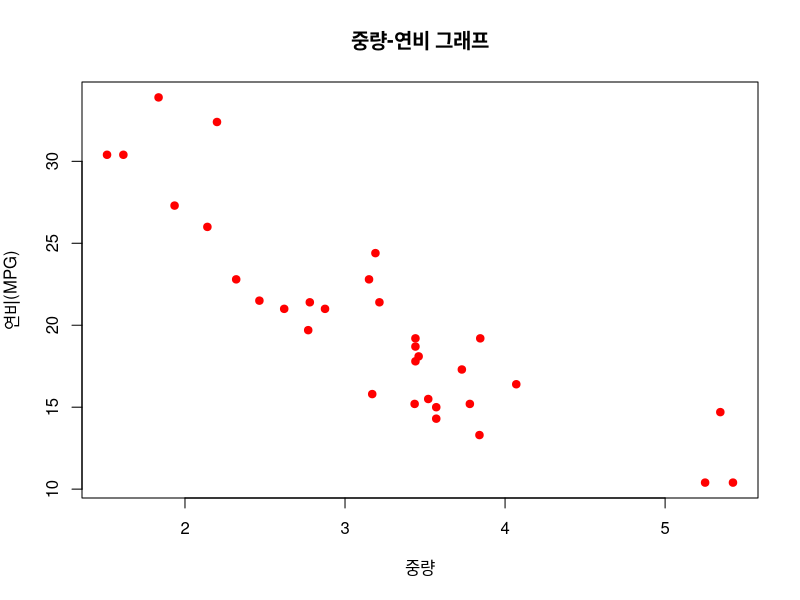
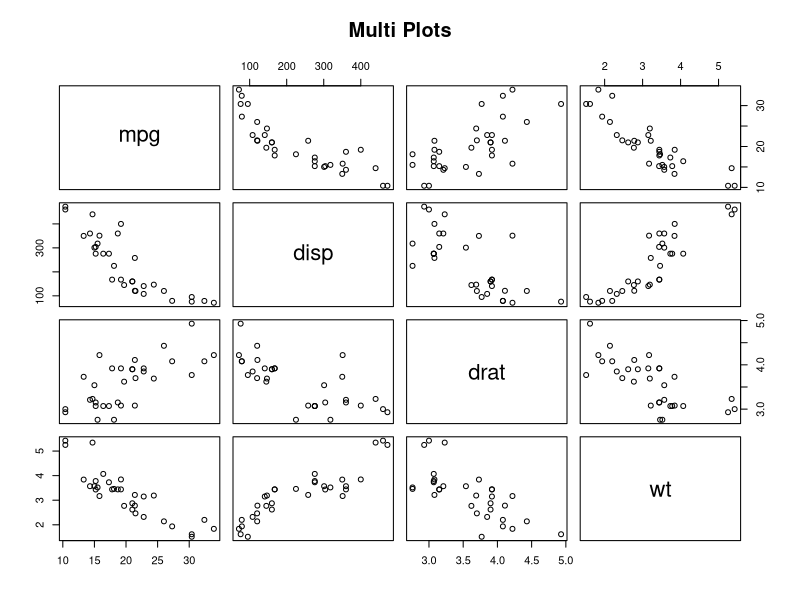
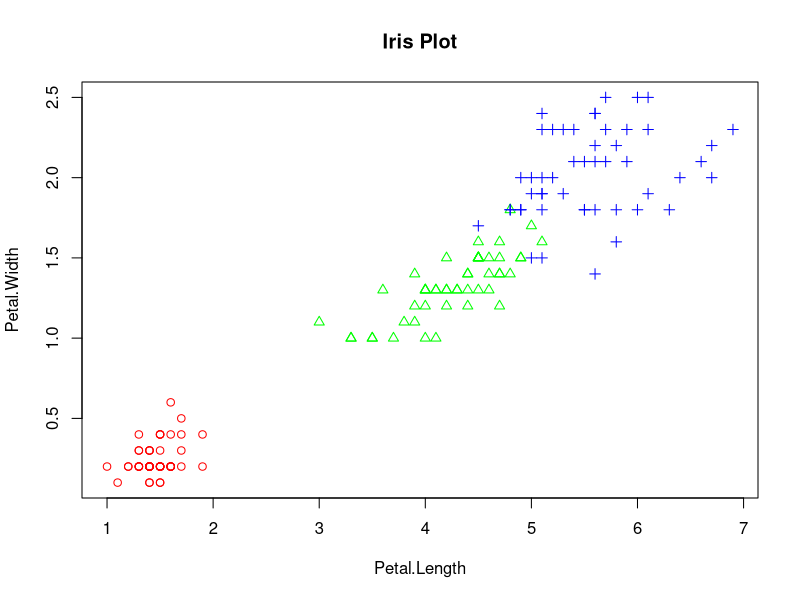
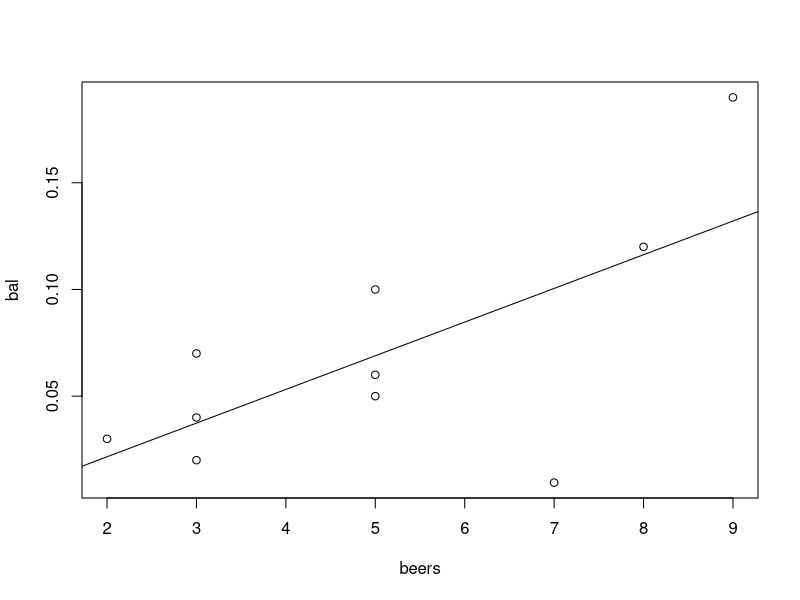

The R source for these figures, in order:
# 6. 다중변수 자료의 탐색
# 6.1 산점도

wt <- mtcars$wt
mpg <- mtcars$mpg
plot(wt, mpg,
     main="중량-연비 그래프",
     xlab = "중량",
     ylab = "연비(MPG)",
     col="red",
     pch=19)

vars <- c('mpg','disp','drat','wt')
target <- mtcars[,vars]
head(target)
pairs(target, main="Multi Plots")

iris.2 <- iris[,3:4]
iris.2
point <- as.numeric(iris$Species)
point
color <- c('red','green','blue')
plot(iris.2,
     main="Iris Plot",
     pch=c(point),
     col=color[point])

# 6.2 상관분석

beers <- c(5,2,9,8,3,7,3,5,3,5)
bal <- c(0.1, 0.03, 0.19, 0.12, 0.04, 0.0095, 0.07, 0.06, 0.02, 0.05)

tbl <- data.frame(beers, bal)
tbl
plot(bal~beers, data=tbl)
res <- lm(bal~beers, data=tbl)
abline(res)
cor(beers, bal)


cor(iris[,1:4])